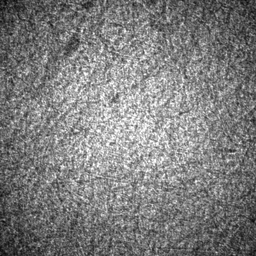
#> input picture PBI_-123_348+58_4145.tif, 256 x 256 px, shrunk from 994 x 994 before the run
$ jupyter execute 'Parameter Optimisation for Propagation Based Phase Contrast Imaging.ipynb'   (shell and % lines are left out)   (older library calls are emulated)
#> lines starting #> are read from the running program, lines starting #| are printed output that depends on the picture
### PBI PC Optimisation Using a 2D Discrete Fast Fourier Transform (and gradient values as a bonus)

We need `matplotlib.pyplot` for some quick visualisation, `numpy` for the fft function, `skimage` for io and filter functions (read the image from disk). Don't read too much into this, it was a 30 min. job.

[cell 1]
import matplotlib.pyplot as plt
import numpy as np
from skimage import io, filters, morphology

I've provided the PBI_-123_348+58_4145.tif file with this notebook which needs to be loaded as a grayscale image.  I set a sigma value range from 0 to 50 `np.arange()` and blur the original sample image to the set sigma value `filters.gaussian()` then compute the fourier tranform `np.fft.fft2()`. I remove the imaginary part of the discrete fourier transform `np.real()` and then determine the maximum `np.max()`. I do a similar computation for the gradient `filters.rank.gradient()` with a disk diameter of 5. This can be optimised too.

[cell 2]
test_image = io.imread("PBI_-123_348+58_4145.tif", as_gray=True) # Raw data image 16-bit tiff from 2D radiograph in the CT scanner.
#> test_image is the input picture: shape (256, 256) float64; min 0.0196, max 1, mean 0.493
sigma = np.arange(1, 50, 1) # The sigma range
fft_v = np.empty(len(sigma)) # Empty fft values to be filled
mmg_v = np.empty(len(sigma)) # Empty mean gradient values

for ii in range(0, len(sigma)): # Loop through the sigma range
    im = filters.gaussian(test_image, sigma=sigma[ii]) # Gaussian blur from 0 to 50
    fft_v[ii] = np.max(np.real(np.fft.fft2(im))) # Strip the imaginary part of the fft spectrum and compute the maximum
    mmg_v[ii] = np.max(filters.rank.gradient(im, selem=morphology.disk(5)))
#> this loop made 49 passes
#> pass 1, `im = filters.gaussian(test_image, sigma=sigma[ii])`:
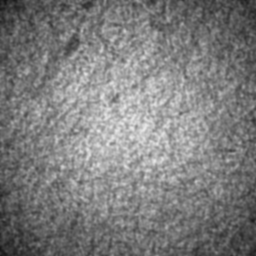
#> im: shape (256, 256) float64; min 0.0767, max 0.915, mean 0.493
#> pass 2, `im = filters.gaussian(test_image, sigma=sigma[ii])`:
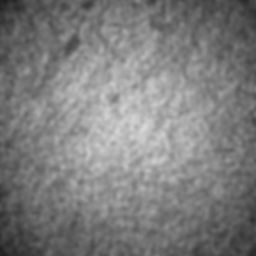
#> im: shape (256, 256) float64; min 0.114, max 0.851, mean 0.492
#> after the loop:
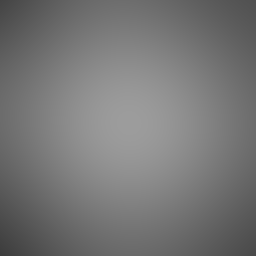
#> im: shape (256, 256) float64; min 0.238, max 0.615, mean 0.464
#> after the loop, fft_v = 49 values, max 32276.9 at index 0, min 30438.4 at index 48, mean 31616.1; mmg_v = 49 values, max 115 at index 0, min 7 at index 46, mean 17.35

I've knocked together this plot to demonstrate; don't be too bothered about this bit of code, only the figure)

[cell 3]
fig = plt.figure(figsize=(8,6))
ax0 = fig.add_axes((0.0, 0.0, 1.0, 0.8))
ax1 = fig.add_axes((0.0, 0.9, 0.2, 0.2))
ax2 = fig.add_axes((0.3, 0.9, 0.2, 0.2))
ax3 = fig.add_axes((0.6, 0.9, 0.2, 0.2))

ax0.plot(sigma[0], fft_v[0], c='k', lw=2, ls='--', label='Gradient Method') # ARBITRARY... can be ignored
ax0.plot(sigma, fft_v, c='k', lw=2, label='FFT Method')
ax1.imshow(test_image, cmap='gray')
ax2.imshow(filters.gaussian(test_image, sigma=sigma[-1]), cmap='gray') # indicative
ax3.imshow(filters.gaussian(test_image, sigma=10), cmap='gray') #

ax1.set_title("Raw Data")
ax2.set_title("Blurred (Extreme Val.)")
ax3.set_title("Blurred ($\sigma = 10$.)")

ax0.set_xlabel("Gaussian Filter $\sigma$ / a.u.")
ax0.set_ylabel("Maximum Real Part of the FFT / a.u.")

ax1.set_xlabel("x Position / a.u.")
ax1.set_ylabel("y Position / a.u.")
ax2.set_xlabel("x Position / a.u.")
ax2.set_ylabel("y Position / a.u.")
ax3.set_xlabel("x Position / a.u.")
ax3.set_ylabel("y Position / a.u.")

ax01 = ax0.twinx()
ax01.plot(sigma, mmg_v, c='k', ls='--')
ax01.set_ylabel("Maximum Gradient / a.u.")

bbox_props = dict(boxstyle="rarrow,pad=0.3", fc="white", ec="k", lw=2)
t = ax0.text(20, 483500, "Sigma Value", ha="center", va="center", rotation=0, size=15, bbox=bbox_props)
t = ax0.text(45, 484000, "Resolved Sharpness", ha="center", va="center", rotation=-90, size=15, bbox=bbox_props)

ax0.legend(ncol=2)
ax0.set_xlim(0, 50)
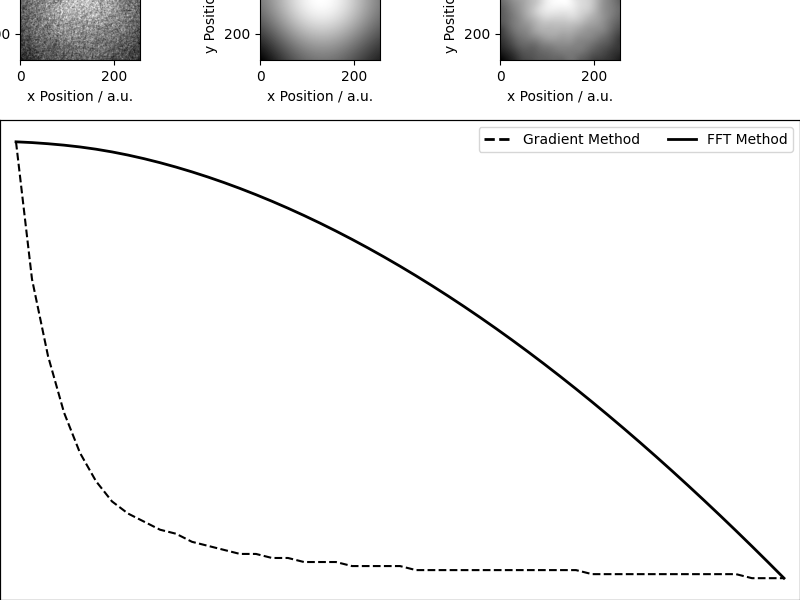
#> figure drawn by matplotlib, 5 panels; panel 1: curve peaks at x = 1, y = 32276.9; panel 5: curve peaks at x = 1, y = 115
